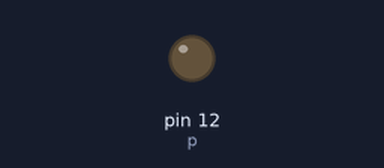
Bench run of a program on a simulated Raspberry Pi (header pin numbers). Parts: output pins drawn as LEDs (lit = HIGH).

Above: at 0.05 s.
At 0.95 s:
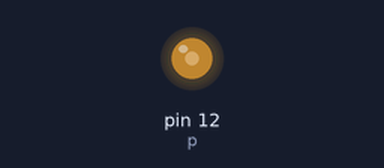
At 1.9 s:
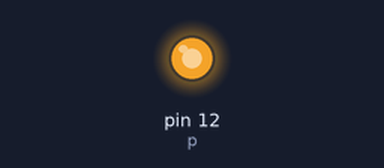
At 3.8 s:
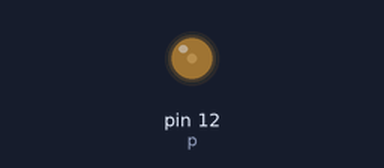
Timing chart, 0 to 5.5 s (numbered marks = the images above):
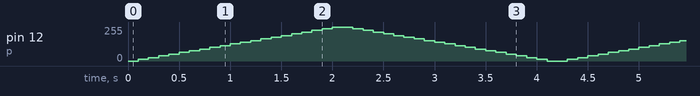

The program:

pwm.py
```python
#!/usr/bin/env python

'''
Control the brightness of a LED from Raspberry Pi
Refer to led-blink.png for circuit

Author: Sudar - http://hardwarefun.com
License: BEERWARE ;)
'''
import RPi.GPIO as GPIO
import time

GPIO.setmode(GPIO.BOARD)
GPIO.setup(12, GPIO.OUT)

p = GPIO.PWM(12, 50)  # channel=12 frequency=50Hz
p.start(0)

try:
    while True:
        for dc in range(0, 101, 5):
            p.ChangeDutyCycle(dc)
            time.sleep(0.1)
        for dc in range(100, -1, -5):
            p.ChangeDutyCycle(dc)
            time.sleep(0.1)
finally:
    p.stop()
    GPIO.cleanup()
```
